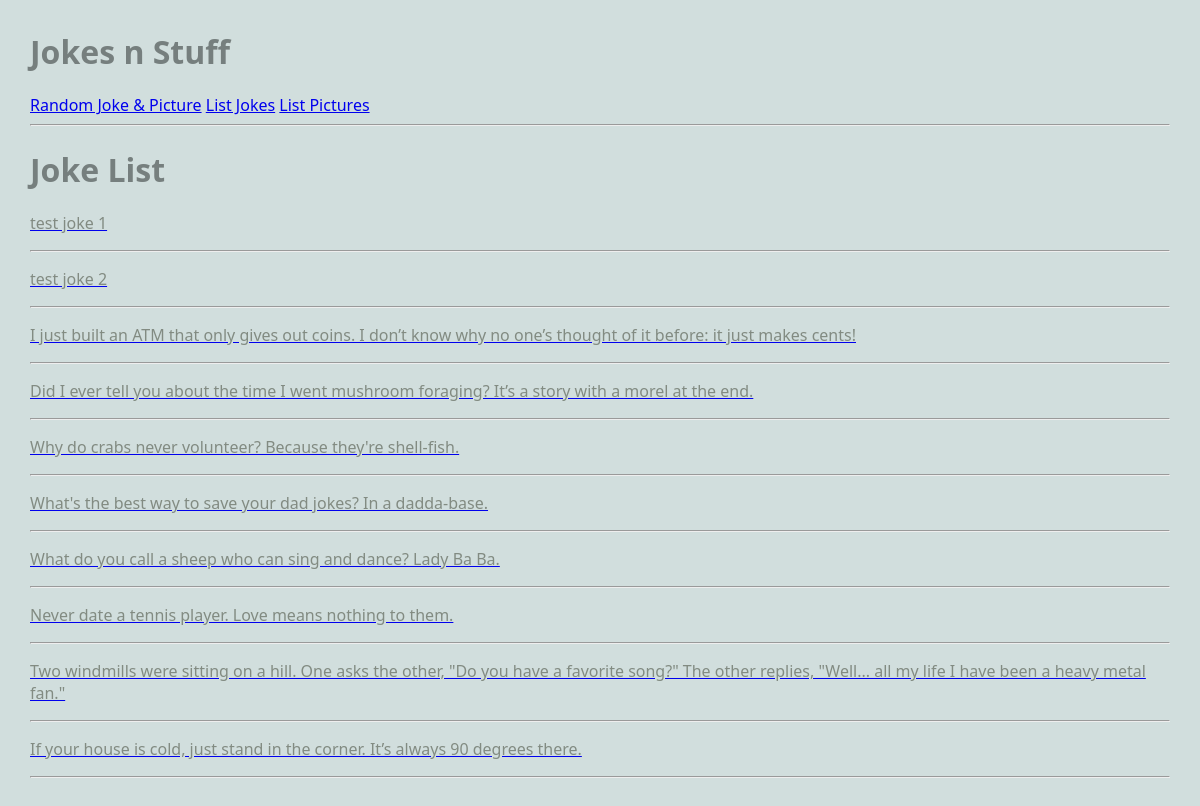
Page /dadjokes/jokes on the committed database.
### dadjokes/models.py (models this page shows)
class Joke(models.Model):
  joke = models.TextField(blank=True)
  contributor = models.TextField(blank=True)
  timestamp = models.DateField(auto_now=True)

### dadjokes/views.py (the view)
# urls.py: path(r'jokes', ListJokeView.as_view(), name='joke_list'),
class ListJokeView(ListView):
  model = Joke
  template_name = 'dadjokes/list_generic.html'
  context_object_name = 'items'
  def get_context_data(self, **kwargs):
    context = super().get_context_data(**kwargs)
    context['is_picture'] = False
    return context

### dadjokes/templates/dadjokes/list_generic.html (shortened to what this page needs)
{% extends 'dadjokes/base.html' %}
{% block content %}
  {% if not is_picture %}
    <h1>Joke List</h1>
    {% for item in items %}
      <a href="{% url 'joke_detail' item.pk %}"><p>{{item.joke}}</p></a>
      <hr>
    {% endfor %}
  {% endif %}
{% endblock %}

### static/styles-blog.css (style rules this page uses)
body { margin: 30px; background: #d1dedd; font-family:'Segoe UI', Tahoma, Geneva, Verdana, sans-serif; }
h1, h2, h3 { color: #767f7e; }
p { color: #828b82; }

### rows in the picture
Joke: joke "test joke 1"
Joke: joke "test joke 2"
Joke: joke "I just built an ATM that only gives out coins. I don’t know why no one’s thought of it before: it just makes cents!"
Joke: joke "Did I ever tell you about the time I went mushroom foraging? It’s a story with a morel at the end."
Joke: joke "Why do crabs never volunteer? Because they're shell-fish."
Joke: joke "What's the best way to save your dad jokes? In a dadda-base."
Joke: joke "What do you call a sheep who can sing and dance? Lady Ba Ba."
Joke: joke "Never date a tennis player. Love means nothing to them."
Joke: joke "Two windmills were sitting on a hill. One asks the other, \"Do you have a favorite song?\" The other replies, \"Well... all my life I have been a heavy metal fan.\""
Joke: joke "If your house is cold, just stand in the corner. It’s always 90 degrees there."
